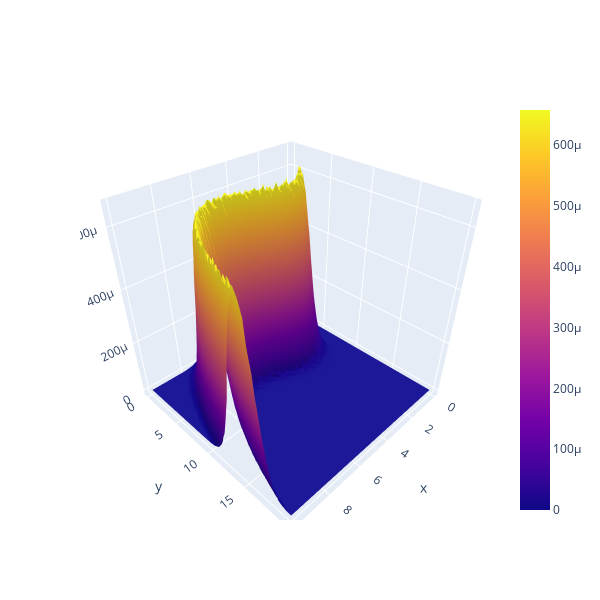

The notebook cell saved with this chart:
### Markdown cell above
### Ploting P(X,Y) (with hover)

### Code cell
s = 10000000
x = np.random.uniform(10,size=(1,s))
y_dn = np.apply_along_axis(func1d= f ,axis=1,arr=x)
y_dn += np.random.normal(loc=0,scale=np.sqrt(2),size=(1,s))
xedges = np.linspace(0,10,100)
yedges = np.linspace(0,20,100)
H, xedges, yedges = np.histogram2d(x.ravel(), y_dn.ravel(), bins=(xedges, yedges))
H /= s # normalize
H = H.T  # Let each row list bins with common y range.

X, Y = np.meshgrid(xedges + ((xedges[1] - xedges[0]) / 2 )
                   ,yedges + ((yedges[1] - yedges[0]) / 2 ))
Z = np.random.randint(100,size=(200,200))

fig = go.Figure(data=[go.Surface(x=X,y=Y,z=H)],
                layout=go.Layout(xaxis_range = (0,10),yaxis_range = (-4,20),height=600,width=600,))
fig.show()

### Figure 1 — Plotly figure (JSON) as saved in the notebook; plotly's stock layout.template omitted (floating-point values rounded to 4 significant figures; data arrays with more than 128 entries replaced by an {"elided": "..."} marker saying what was removed)
{"data": [{"type": "surface", "x": {"elided": "100x100 float values"}, "y": {"elided": "100x100 float values"}, "z": {"elided": "99x99 float values"}}], "layout": {"height": 600, "width": 600, "xaxis": {"range": [0, 10]}, "yaxis": {"range": [-4, 20]}}}
